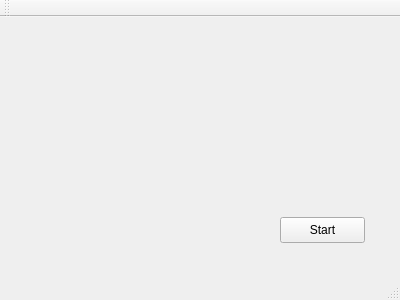
<?xml version="1.0" encoding="UTF-8"?>
<ui version="4.0">
 <class>MainWindow</class>
 <widget class="QMainWindow" name="MainWindow">
  <property name="geometry">
   <rect>
    <x>0</x>
    <y>0</y>
    <width>400</width>
    <height>300</height>
   </rect>
  </property>
  <property name="windowTitle">
   <string>MainWindow</string>
  </property>
  <widget class="QWidget" name="centralWidget">
   <widget class="QPushButton" name="pushButton">
    <property name="geometry">
     <rect>
      <x>280</x>
      <y>200</y>
      <width>85</width>
      <height>26</height>
     </rect>
    </property>
    <property name="text">
     <string>Start</string>
    </property>
   </widget>
  </widget>
  <widget class="QMenuBar" name="menuBar">
   <property name="geometry">
    <rect>
     <x>0</x>
     <y>0</y>
     <width>400</width>
     <height>23</height>
    </rect>
   </property>
  </widget>
  <widget class="QToolBar" name="mainToolBar">
   <attribute name="toolBarArea">
    <enum>TopToolBarArea</enum>
   </attribute>
   <attribute name="toolBarBreak">
    <bool>false</bool>
   </attribute>
  </widget>
  <widget class="QStatusBar" name="statusBar"/>
 </widget>
 <layoutdefault spacing="6" margin="11"/>
 <resources/>
 <connections/>
</ui>
